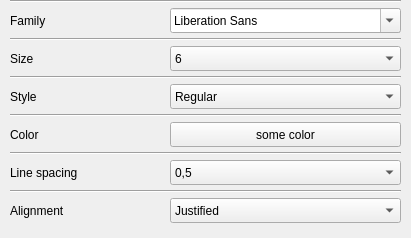
        <widget class="QWidget" name="_SubtitleSettingsWidget" native="true">
         <property name="minimumSize">
          <size>
           <width>0</width>
           <height>50</height>
          </size>
         </property>
         <property name="styleSheet">
          <string notr="true"/>
         </property>
         <layout class="QFormLayout" name="formLayout_5">
          <property name="sizeConstraint">
           <enum>QLayout::SetDefaultConstraint</enum>
          </property>
          <property name="fieldGrowthPolicy">
           <enum>QFormLayout::AllNonFixedFieldsGrow</enum>
          </property>
          <property name="rowWrapPolicy">
           <enum>QFormLayout::WrapLongRows</enum>
          </property>
          <property name="labelAlignment">
           <set>Qt::AlignCenter</set>
          </property>
          <property name="formAlignment">
           <set>Qt::AlignHCenter|Qt::AlignTop</set>
          </property>
          <property name="horizontalSpacing">
           <number>10</number>
          </property>
          <property name="verticalSpacing">
           <number>5</number>
          </property>
          <property name="leftMargin">
           <number>10</number>
          </property>
          <property name="topMargin">
           <number>0</number>
          </property>
          <property name="rightMargin">
           <number>10</number>
          </property>
          <property name="bottomMargin">
           <number>15</number>
          </property>
          <item row="1" column="0" colspan="2">
           <widget class="Line" name="line_29">
            <property name="maximumSize">
             <size>
              <width>560</width>
              <height>10</height>
             </size>
            </property>
            <property name="orientation">
             <enum>Qt::Horizontal</enum>
            </property>
           </widget>
          </item>
          <item row="4" column="0">
           <widget class="QLabel" name="SubtitleSize">
            <property name="minimumSize">
             <size>
              <width>150</width>
              <height>25</height>
             </size>
            </property>
            <property name="text">
             <string>Size</string>
            </property>
           </widget>
          </item>
          <item row="4" column="1">
           <widget class="QComboBox" name="SubtitleSizeBox">
            <property name="minimumSize">
             <size>
              <width>100</width>
              <height>25</height>
             </size>
            </property>
            <property name="maximumSize">
             <size>
              <width>400</width>
              <height>25</height>
             </size>
            </property>
            <item>
             <property name="text">
              <string>6</string>
             </property>
            </item>
            <item>
             <property name="text">
              <string>7</string>
             </property>
            </item>
            <item>
             <property name="text">
              <string>8</string>
             </property>
            </item>
            <item>
             <property name="text">
              <string>9</string>
             </property>
            </item>
            <item>
             <property name="text">
              <string>10</string>
             </property>
            </item>
            <item>
             <property name="text">
              <string>11</string>
             </property>
            </item>
            <item>
             <property name="text">
              <string>12</string>
             </property>
            </item>
            <item>
             <property name="text">
              <string>13</string>
             </property>
            </item>
            <item>
             <property name="text">
              <string>14</string>
             </property>
            </item>
            <item>
             <property name="text">
              <string>15</string>
             </property>
            </item>
            <item>
             <property name="text">
              <string>16</string>
             </property>
            </item>
            <item>
             <property name="text">
              <string>17</string>
             </property>
            </item>
            <item>
             <property name="text">
              <string>18</string>
             </property>
            </item>
            <item>
             <property name="text">
              <string>19</string>
             </property>
            </item>
            <item>
             <property name="text">
              <string>20</string>
             </property>
            </item>
            <item>
             <property name="text">
              <string>21</string>
             </property>
            </item>
            <item>
             <property name="text">
              <string>22</string>
             </property>
            </item>
            <item>
             <property name="text">
              <string>24</string>
             </property>
            </item>
            <item>
             <property name="text">
              <string>26</string>
             </property>
            </item>
            <item>
             <property name="text">
              <string>27</string>
             </property>
            </item>
            <item>
             <property name="text">
              <string>28</string>
             </property>
            </item>
            <item>
             <property name="text">
              <string>29</string>
             </property>
            </item>
            <item>
             <property name="text">
              <string>30</string>
             </property>
            </item>
            <item>
             <property name="text">
              <string>31</string>
             </property>
            </item>
            <item>
             <property name="text">
              <string>32</string>
             </property>
            </item>
            <item>
             <property name="text">
              <string>33</string>
             </property>
            </item>
            <item>
             <property name="text">
              <string>34</string>
             </property>
            </item>
            <item>
             <property name="text">
              <string>35</string>
             </property>
            </item>
            <item>
             <property name="text">
              <string>36</string>
             </property>
            </item>
            <item>
             <property name="text">
              <string>37</string>
             </property>
            </item>
            <item>
             <property name="text">
              <string>38</string>
             </property>
            </item>
            <item>
             <property name="text">
              <string>39</string>
             </property>
            </item>
            <item>
             <property name="text">
              <string>40</string>
             </property>
            </item>
            <item>
             <property name="text">
              <string>41</string>
             </property>
            </item>
            <item>
             <property name="text">
              <string>42</string>
             </property>
            </item>
            <item>
             <property name="text">
              <string>43</string>
             </property>
            </item>
            <item>
             <property name="text">
              <string>44</string>
             </property>
            </item>
            <item>
             <property name="text">
              <string>45</string>
             </property>
            </item>
            <item>
             <property name="text">
              <string>46</string>
             </property>
            </item>
            <item>
             <property name="text">
              <string>47</string>
             </property>
            </item>
            <item>
             <property name="text">
              <string>48</string>
             </property>
            </item>
            <item>
             <property name="text">
              <string>49</string>
             </property>
            </item>
            <item>
             <property name="text">
              <string>50</string>
             </property>
            </item>
            <item>
             <property name="text">
              <string>51</string>
             </property>
            </item>
            <item>
             <property name="text">
              <string>52</string>
             </property>
            </item>
            <item>
             <property name="text">
              <string>53</string>
             </property>
            </item>
            <item>
             <property name="text">
              <string>54</string>
             </property>
            </item>
            <item>
             <property name="text">
              <string>55</string>
             </property>
            </item>
            <item>
             <property name="text">
              <string>56</string>
             </property>
            </item>
            <item>
             <property name="text">
              <string>57</string>
             </property>
            </item>
            <item>
             <property name="text">
              <string>58</string>
             </property>
            </item>
            <item>
             <property name="text">
              <string>59</string>
             </property>
            </item>
            <item>
             <property name="text">
              <string>60</string>
             </property>
            </item>
            <item>
             <property name="text">
              <string>61</string>
             </property>
            </item>
            <item>
             <property name="text">
              <string>62</string>
             </property>
            </item>
            <item>
             <property name="text">
              <string>63</string>
             </property>
            </item>
            <item>
             <property name="text">
              <string>64</string>
             </property>
            </item>
            <item>
             <property name="text">
              <string>65</string>
             </property>
            </item>
            <item>
             <property name="text">
              <string>66</string>
             </property>
            </item>
            <item>
             <property name="text">
              <string>67</string>
             </property>
            </item>
            <item>
             <property name="text">
              <string>68</string>
             </property>
            </item>
            <item>
             <property name="text">
              <string>69</string>
             </property>
            </item>
            <item>
             <property name="text">
              <string>70</string>
             </property>
            </item>
            <item>
             <property name="text">
              <string>71</string>
             </property>
            </item>
            <item>
             <property name="text">
              <string>72</string>
             </property>
            </item>
            <item>
             <property name="text">
              <string>73</string>
             </property>
            </item>
            <item>
             <property name="text">
              <string>74</string>
             </property>
            </item>
            <item>
             <property name="text">
              <string>75</string>
             </property>
            </item>
            <item>
             <property name="text">
              <string>76</string>
             </property>
            </item>
           </widget>
          </item>
          <item row="5" column="0" colspan="2">
           <widget class="Line" name="line_30">
            <property name="maximumSize">
             <size>
              <width>560</width>
              <height>10</height>
             </size>
            </property>
            <property name="orientation">
             <enum>Qt::Horizontal</enum>
            </property>
           </widget>
          </item>
          <item row="6" column="0">
           <widget class="QLabel" name="SubtitleStyle">
            <property name="minimumSize">
             <size>
              <width>150</width>
              <height>25</height>
             </size>
            </property>
            <property name="text">
             <string>Style</string>
            </property>
           </widget>
          </item>
          <item row="6" column="1">
           <widget class="QComboBox" name="SubtitleStyleBox">
            <property name="minimumSize">
             <size>
              <width>100</width>
              <height>25</height>
             </size>
            </property>
            <property name="maximumSize">
             <size>
              <width>400</width>
              <height>25</height>
             </size>
            </property>
            <item>
             <property name="text">
              <string>Regular</string>
             </property>
            </item>
            <item>
             <property name="text">
              <string>Bold</string>
             </property>
            </item>
            <item>
             <property name="text">
              <string>Italic</string>
             </property>
            </item>
            <item>
             <property name="text">
              <string>Bold &amp; Italic</string>
             </property>
            </item>
           </widget>
          </item>
          <item row="7" column="0" colspan="2">
           <widget class="Line" name="line_31">
            <property name="maximumSize">
             <size>
              <width>560</width>
              <height>10</height>
             </size>
            </property>
            <property name="orientation">
             <enum>Qt::Horizontal</enum>
            </property>
           </widget>
          </item>
          <item row="8" column="0">
           <widget class="QLabel" name="SubtitleColor">
            <property name="minimumSize">
             <size>
              <width>150</width>
              <height>25</height>
             </size>
            </property>
            <property name="text">
             <string>Color</string>
            </property>
           </widget>
          </item>
          <item row="8" column="1">
           <widget class="QPushButton" name="SubtitleColorBox">
            <property name="minimumSize">
             <size>
              <width>100</width>
              <height>25</height>
             </size>
            </property>
            <property name="maximumSize">
             <size>
              <width>400</width>
              <height>25</height>
             </size>
            </property>
            <property name="text">
             <string>some color</string>
            </property>
           </widget>
          </item>
          <item row="9" column="0" colspan="2">
           <widget class="Line" name="line_32">
            <property name="maximumSize">
             <size>
              <width>560</width>
              <height>10</height>
             </size>
            </property>
            <property name="orientation">
             <enum>Qt::Horizontal</enum>
            </property>
           </widget>
          </item>
          <item row="10" column="0">
           <widget class="QLabel" name="SubtitleLineSpacing">
            <property name="minimumSize">
             <size>
              <width>150</width>
              <height>25</height>
             </size>
            </property>
            <property name="text">
             <string>Line spacing</string>
            </property>
           </widget>
          </item>
          <item row="10" column="1">
           <widget class="QComboBox" name="SubtitleLineSpacingBox">
            <property name="minimumSize">
             <size>
              <width>100</width>
              <height>25</height>
             </size>
            </property>
            <property name="maximumSize">
             <size>
              <width>400</width>
              <height>25</height>
             </size>
            </property>
            <item>
             <property name="text">
              <string>0,5</string>
             </property>
            </item>
            <item>
             <property name="text">
              <string>0,6</string>
             </property>
            </item>
            <item>
             <property name="text">
              <string>0,7</string>
             </property>
            </item>
            <item>
             <property name="text">
              <string>0,8</string>
             </property>
            </item>
            <item>
             <property name="text">
              <string>0,9</string>
             </property>
            </item>
            <item>
             <property name="text">
              <string>1,0</string>
             </property>
            </item>
            <item>
             <property name="text">
              <string>1,1</string>
             </property>
            </item>
            <item>
             <property name="text">
              <string>1,2</string>
             </property>
            </item>
            <item>
             <property name="text">
              <string>1,3</string>
             </property>
            </item>
            <item>
             <property name="text">
              <string>1,4</string>
             </property>
            </item>
            <item>
             <property name="text">
              <string>1,5</string>
             </property>
            </item>
            <item>
             <property name="text">
              <string>1,6</string>
             </property>
            </item>
            <item>
             <property name="text">
              <string>1,7</string>
             </property>
            </item>
            <item>
             <property name="text">
              <string>1,8</string>
             </property>
            </item>
            <item>
             <property name="text">
              <string>1,9</string>
             </property>
            </item>
            <item>
             <property name="text">
              <string>2,0</string>
             </property>
            </item>
           </widget>
          </item>
          <item row="11" column="0" colspan="2">
           <widget class="Line" name="line_33">
            <property name="maximumSize">
             <size>
              <width>560</width>
              <height>10</height>
             </size>
            </property>
            <property name="orientation">
             <enum>Qt::Horizontal</enum>
            </property>
           </widget>
          </item>
          <item row="12" column="0">
           <widget class="QLabel" name="SubtitleAlignment">
            <property name="minimumSize">
             <size>
              <width>150</width>
              <height>25</height>
             </size>
            </property>
            <property name="text">
             <string>Alignment</string>
            </property>
           </widget>
          </item>
          <item row="12" column="1">
           <widget class="QComboBox" name="SubtitleAlignmentBox">
            <property name="minimumSize">
             <size>
              <width>100</width>
              <height>25</height>
             </size>
            </property>
            <property name="maximumSize">
             <size>
              <width>400</width>
              <height>25</height>
             </size>
            </property>
            <item>
             <property name="text">
              <string>Justified</string>
             </property>
            </item>
            <item>
             <property name="text">
              <string>Left</string>
             </property>
            </item>
            <item>
             <property name="text">
              <string>Right</string>
             </property>
            </item>
            <item>
             <property name="text">
              <string>Centered</string>
             </property>
            </item>
           </widget>
          </item>
          <item row="2" column="0">
           <widget class="QLabel" name="SubtitleFamily">
            <property name="minimumSize">
             <size>
              <width>150</width>
              <height>25</height>
             </size>
            </property>
            <property name="text">
             <string>Family</string>
            </property>
           </widget>
          </item>
          <item row="2" column="1">
           <widget class="QFontComboBox" name="SubtitleNameBox">
            <property name="minimumSize">
             <size>
              <width>100</width>
              <height>25</height>
             </size>
            </property>
            <property name="maximumSize">
             <size>
              <width>400</width>
              <height>25</height>
             </size>
            </property>
            <property name="frame">
             <bool>true</bool>
            </property>
           </widget>
          </item>
          <item row="3" column="0" colspan="2">
           <widget class="Line" name="line_34">
            <property name="maximumSize">
             <size>
              <width>560</width>
              <height>10</height>
             </size>
            </property>
            <property name="orientation">
             <enum>Qt::Horizontal</enum>
            </property>
           </widget>
          </item>
         </layout>
        </widget>
